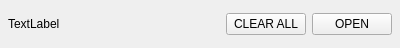
<?xml version="1.0" encoding="UTF-8"?>
<ui version="4.0">
 <class>CaptionLabel</class>
 <widget class="QWidget" name="CaptionLabel">
  <property name="geometry">
   <rect>
    <x>0</x>
    <y>0</y>
    <width>400</width>
    <height>48</height>
   </rect>
  </property>
  <property name="minimumSize">
   <size>
    <width>0</width>
    <height>48</height>
   </size>
  </property>
  <property name="maximumSize">
   <size>
    <width>16777215</width>
    <height>48</height>
   </size>
  </property>
  <property name="windowTitle">
   <string>Form</string>
  </property>
  <layout class="QGridLayout" name="gridLayout">
   <property name="leftMargin">
    <number>8</number>
   </property>
   <property name="topMargin">
    <number>0</number>
   </property>
   <property name="rightMargin">
    <number>8</number>
   </property>
   <property name="bottomMargin">
    <number>0</number>
   </property>
   <item row="0" column="0">
    <layout class="QHBoxLayout" name="horizontalLayout">
     <item>
      <widget class="QLabel" name="label">
       <property name="sizePolicy">
        <sizepolicy hsizetype="Expanding" vsizetype="Preferred">
         <horstretch>0</horstretch>
         <verstretch>0</verstretch>
        </sizepolicy>
       </property>
       <property name="styleSheet">
        <string notr="true">color: #000000</string>
       </property>
       <property name="text">
        <string>TextLabel</string>
       </property>
      </widget>
     </item>
     <item>
      <widget class="QPushButton" name="clearAllButton">
       <property name="text">
        <string>CLEAR ALL</string>
       </property>
      </widget>
     </item>
     <item>
      <widget class="QPushButton" name="openCloseButton">
       <property name="text">
        <string>OPEN</string>
       </property>
      </widget>
     </item>
    </layout>
   </item>
  </layout>
 </widget>
 <resources/>
 <connections/>
</ui>
